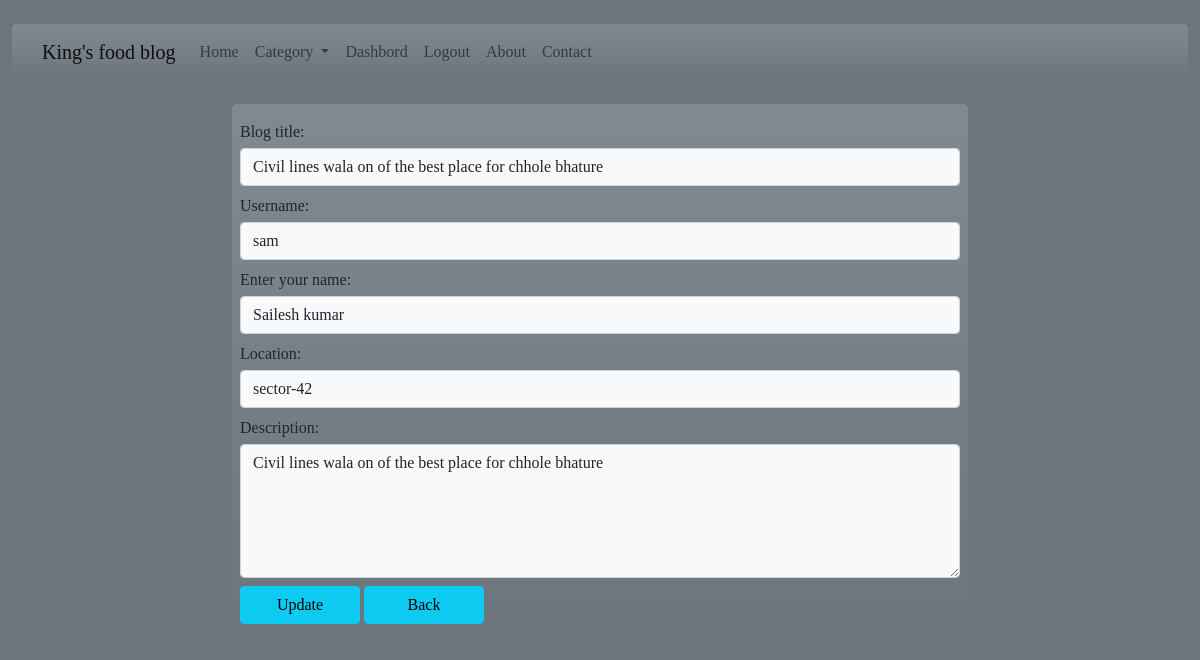
The page /update_post/1/ (signed in) on the database its author committed.
### app/models.py (models this page shows, shortened)
class Post(models.Model):
    title = models.CharField(max_length=200)
    uname = models.CharField(max_length=100)
    author = models.CharField(max_length=100)
    date = models.DateField(auto_now_add=True)
    location = models.CharField(max_length=150)
    description = models.TextField()

### app/views.py (the view)
# urls.py: path('update_post/<int:id>/', views.update_post, name='update_post'),
def update_post(request, id):
    if request.user.is_authenticated:
        if request.method == "POST":
            data = Post.objects.get(pk=id)
            record = UserPost(request.POST, instance=data)
            if record.is_valid():
                record.save()
                messages.success(request, 'Post updated successfully!!!')
        else:
            data = Post.objects.get(pk=id)
            record = UserPost(instance=data)
        return render(request, 'foodblogapp/update_post.html', {'form': record})
    else:
        return HttpResponseRedirect('/login/')

### app/forms.py
class UserPost(forms.ModelForm):
    class Meta:
        model = Post
        fields = ['title','uname', 'author', 'location', 'description']
        labels = {'title': 'Blog title','uname':'Username', 'author': "Enter your name"}
        widgets = {
            'title': forms.TextInput(attrs={'class': 'form-control bg-light my-1', 'placeholder': 'Enter title of you blog'}),
            'uname': forms.TextInput(attrs={'class': 'form-control bg-light my-1', 'placeholder': 'Enter username'}),
            'author': forms.TextInput(attrs={'class': 'form-control bg-light my-1', 'placeholder': 'Enter author name'}),
            'location': forms.TextInput(attrs={'class': 'form-control bg-light my-1', 'placeholder': 'Enter location of the post'}),
            'description': forms.Textarea(attrs={'class': 'form-control bg-light my-1', 'rows': '5'})
        }

### templates/foodblogapp/update_post.html (shortened to what this page needs)
{% extends 'foodblogapp/base.html' %}
{% load static %}
{% block content %}
<div class="container col-sm-8">
    <div class="jumbotron bg-gradient rounded-3 px-2 py-2">
        <form action="" method="post" novalidate>
            {% if form %}
            {% for fm in form %}
            <div class="form-group my-2">
                {{fm.label_tag}} {{fm}} <small class="text-warning"> {{fm.errors|striptags}}</small>
            </div>
            {%endfor%}
            {%endif%}
            <input type="submit" class="btn btn-info col-sm-2" value="Update">
            <a href="{% url 'dashboard' %}" class="btn btn-info text-decoration-none col-sm-2">Back</a>
        </form>
    </div>
</div>
{% endblock content %}

### static/css/style.css (style rules this page uses)
body { font-family: 'Enriqueta', serif; }

### rows shown on the page
Post: form "Civil lines wala on of the best place for chhole bhature" "sam" "Sailesh kumar" "sector-42" "Civil lines wala on of the best place for chhole bhature"

### other values the page prints
{{ fm.label_tag }} "Blog title:" "Username:" "Enter your name:" "Location:" "Description:"
